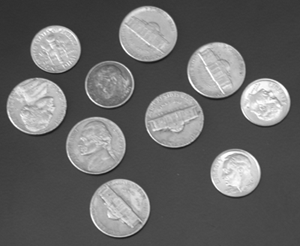
#> input picture image-processing/Lab 03/dip_lab_03/coins.png, 300 x 246 px
$ python Lab_3_Phase_5.py
#> lines starting #> are read from the running program, lines starting #| are printed output that depends on the picture; after the words box and inside, x2 and y2 are one past the last pixel; in counts of white or black regions, pixels touching at a corner belong together
import matplotlib.pyplot as plt
import matplotlib.image as mpimg
import numpy as np
from skimage.filters import threshold_otsu
from skimage import measure
import scipy
import skimage as image_tool

grayscale_image = mpimg.imread('coins.png')
#> grayscale_image is the input picture: shape (246, 300) float32; min 0.0902, max 1, mean 0.404
grayscale_image = (grayscale_image * 255).round().astype(np.uint8)

plt.figure(1)
plt.imshow(grayscale_image,cmap="gray")
plt.title('Original image-Coins')


thresh = threshold_otsu(grayscale_image)
#> thresh = 126
Binary_image = grayscale_image > thresh
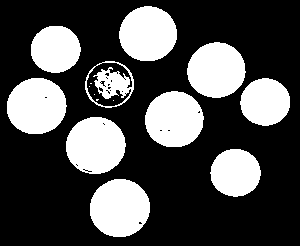
#> Binary_image: shape (246, 300) bool; 30.2% white; 15 white regions (5 under 20 px), largest, box (x1, y1, x2, y2) and area: (90, 179, 150, 237) 2748, (66, 117, 126, 174) 2667, (7, 78, 67, 134) 2649
Binary_image=Binary_image.astype(int)

plt.figure(2)
plt.imshow(Binary_image,cmap=plt.cm.gray)
plt.title('Binary image with holes')

Binary_image=scipy.ndimage.morphology.binary_fill_holes(Binary_image)#Fill image's holes
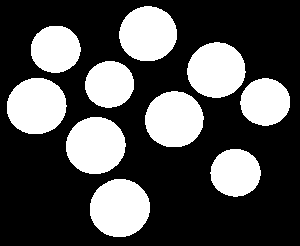
#> Binary_image: shape (246, 300) bool; 31.4% white; 10 white regions, largest, box (x1, y1, x2, y2) and area: (90, 179, 150, 237) 2753, (66, 117, 126, 174) 2680, (7, 78, 67, 134) 2651
Binary_image=Binary_image.astype(int)
#> Binary_image: shape (246, 300) int64; values 0 (black) and 1 (white), 31.4% white; 10 white regions

plt.figure(3)
plt.imshow(Binary_image,cmap=plt.cm.gray)
plt.title('Binary image WITHOUT holes')

[Labeled_image,num_of_neighbors] = measure.label(Binary_image,  connectivity=1,background=False,return_num=True) #Get labeeled image on 4 neighbors
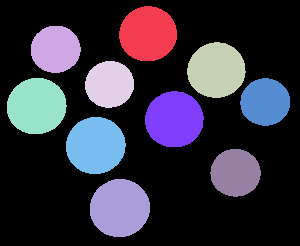
#> Labeled_image: shape (246, 300) int64; 11 distinct labels, from 0 to 10; one colour per label, 0 black
#> num_of_neighbors = 10

plt.figure(4)
plt.imshow(Labeled_image==9,cmap=plt.cm.gray)
plt.title('8th coin of binary image')


Overall_connected_list=image_tool.measure.regionprops(Labeled_image) #Find the conected pixels
#> Overall_connected_list = 10 regions; largest, box (x1, y1, x2, y2) and area: (90, 179, 150, 237) 2753, (66, 117, 126, 174) 2680, (7, 78, 67, 134) 2651, (145, 91, 204, 147) 2594, (187, 42, 246, 98) 2544


plt.figure(5)
plt.imshow(Labeled_image,cmap=plt.cm.gray)

for i in range(num_of_neighbors):
    plt.annotate(i, xy=(Overall_connected_list[i].centroid[1],Overall_connected_list[i].centroid[0]),color='red')
plt.show()
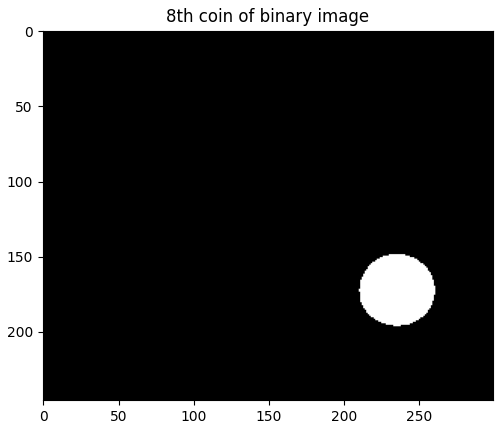
#> figure drawn by matplotlib, 1 panel
